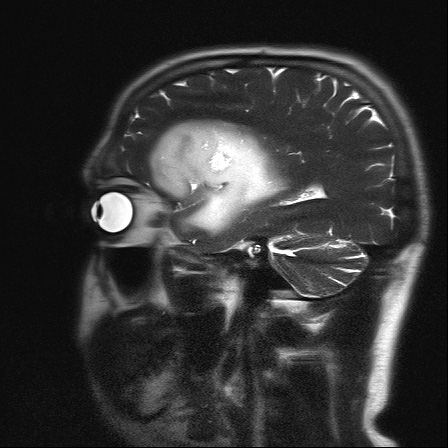
//> input picture openCV/Histogram_equalization/histogram/histogram/I0000038.jpg, 448 x 448 px
$ ./main   (built with g++ and OpenCV 4)
//> lines starting //> are read from the running program, lines starting //| are printed output that depends on the picture
#include <iostream>
#include "opencv\cv.h"
#include "opencv\highgui.h"
#include <opencv2/imgproc/imgproc_c.h>
using namespace std;
using namespace cv;

//histogram equalization

int main() {

	int h[256]; //histogram
	for (int i = 0; i < 256; i++) {
		h[i] = 0;
	}

	Mat image = imread("I0000038.jpg", 0); //read the image
//> image is the input picture: 448 rows x 448 cols, CV_8UC1; min 0, max 255, mean 51.4
	Mat image_out = image.clone();  //copy of original image for output image
	const int r = image.rows; //get  size().height image
//> r = 448
	const int c = image.cols; //get size().width image
//> c = 448
	//caculate the historam of original image
	for (int i = 0; i < r; i++) {
		for (int j = 0; j < c; j++) {
			h[int(image.at<uchar>(i, j))] += 1;
		}
	}
//> after the loop, h = 256 values, max 14951 at index 12, min 5 at index 4, mean 784

	//caculate the Trasnfre function to increase inhancment
	float T[256];
	T[0] = (float)h[0] / (c*r);
//> T = 256 values, max 0.00394 at index 0, min 0 at index 1, mean 1.54e-05

	for (int i = 1; i < 256; i++) {
		T[i] = T[i - 1] + (float)h[i] / (c*r);
	}
//> after the loop, T = 256 values from 0.00394 to 1
	//set the output image
	for (int i = 0; i < r; i++) {
		for (int j = 0; j < c; j++) {
			image_out.at<uchar>(i, j) = uchar(255 * (T[int(image.at<uchar>(i, j))]));
		}
	}
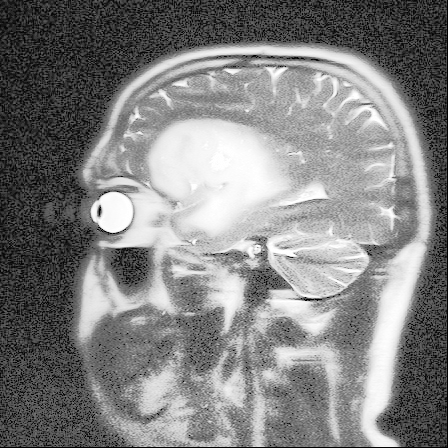
//> image_out: 448 rows x 448 cols, CV_8UC1; min 1, max 255, mean 129.9
	//show the original image
	namedWindow("original");
	imshow("original",image);
	//show the output image
	namedWindow("contrast");
	imshow("contrast", image_out);
	waitKey(0);

	imwrite("MRI.jpg", image_out); // save the output image

	return 0;
}
